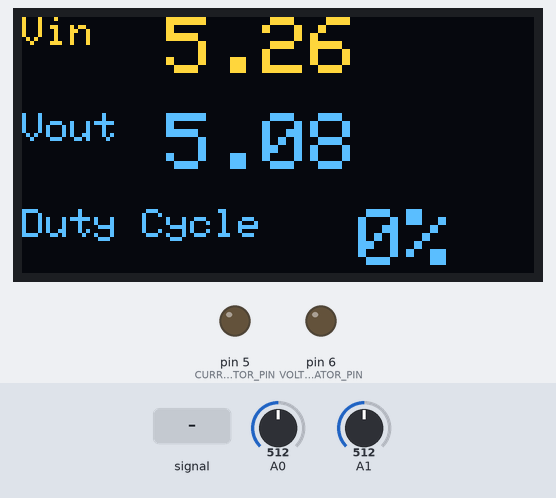
This sketch was run on a simulated Arduino Uno, built with avr-gcc and run on an emulated ATmega328P. Shown: 128×64 one-colour display, output pins drawn as LEDs (lit = HIGH). The test bench sets the inputs (shaded band); at power-on: A0 = 512, A1 = 512. The OLED is the two-colour kind (top 16 rows yellow); what the sketch prints to the serial monitor is not drawn.

Above: at 1.2 s.
1.3 s: A0 fed a 200 Hz sine of ±255 counts around its level
At 1.52 s:
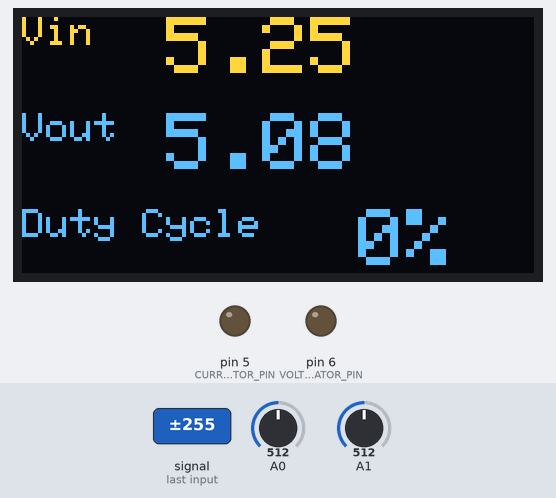
3.3 s: A0 set to 716
At 3.7 s:
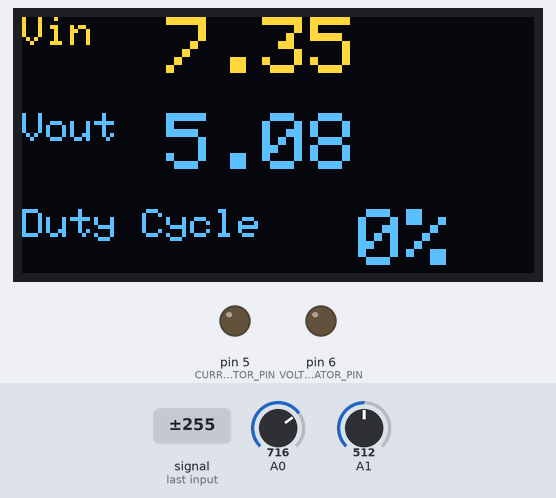
4.9 s: A1 set to 122
At 5.7 s:
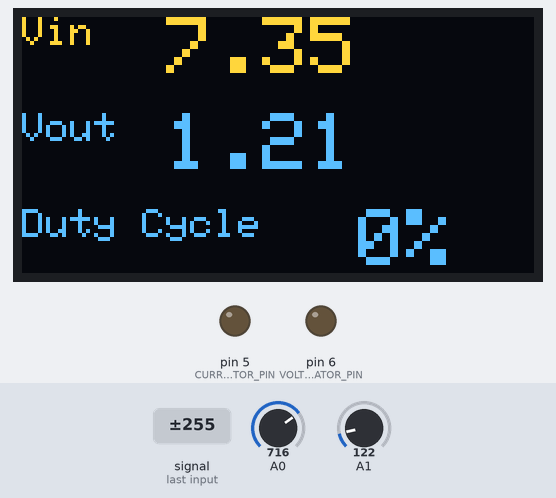
6.5 s: A0 set to 1023
At 7.7 s:
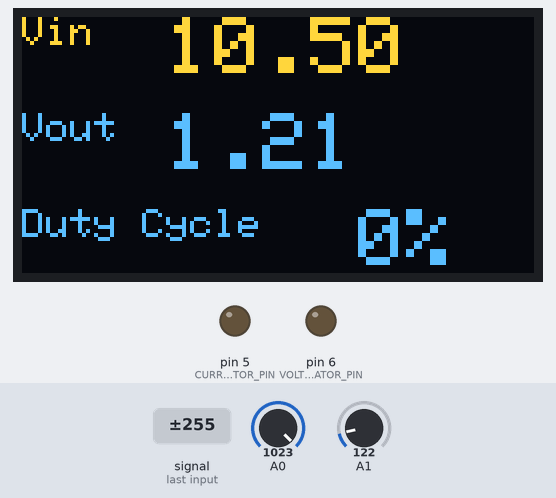
8.1 s: A1 set to 38
At 8.6 s:
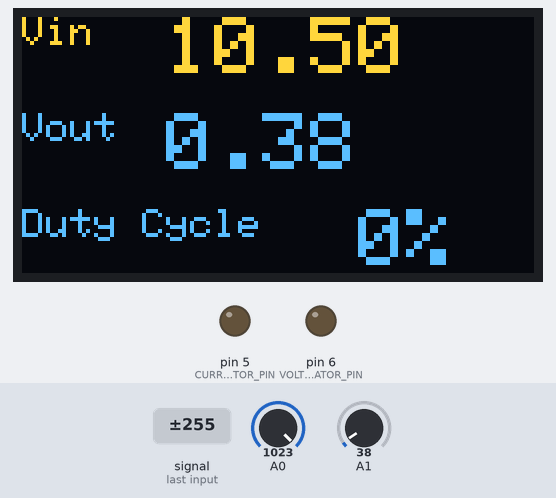
9.7 s: A1 set to 36
At 10.7 s:
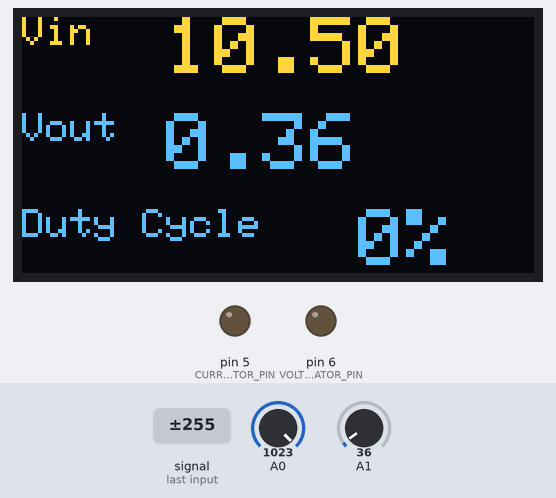
Timing chart, 0 to 12.3 s (numbered marks = the images above; inputs shaded):
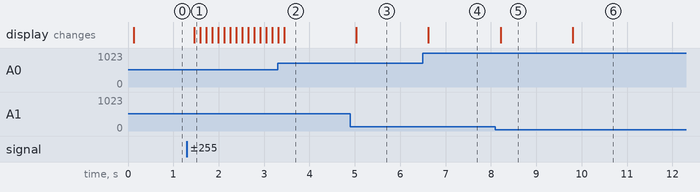

The sketch:

lab-power-supply.ino
```cpp
#include <util/delay.h>
#include <avr/interrupt.h>
#include <ArduinoJson.h>
#include "./display.h"
#include "./adc.h"
#include "./pwm.h"
#include "./buttons.h"
#include "./utility.h"
#include "./json.h"


// Voltage at VREF (meassured by DMM)
const float VREF = 5.10;

float vin = 0.00;
float vout = 0.00;
// resistor divider at vin adc
const float VIN_R1 = 99.6e3;
const float VIN_R2 = 94.6e3;
const float VIN_FACTOR = (VIN_R2 / (VIN_R1 + VIN_R2));

const float VOUT_R1 = 98.6e3;
const float VOUT_R2 = 100.2e3;
const float VOUT_FACTOR = (VOUT_R2 / (VOUT_R1 + VOUT_R2));

const uint8_t VOLTAGE_REGULATOR_PIN = 6;
const uint8_t CURRENT_REGULATOR_PIN = 5;

String incommingData;
StaticJsonDocument<48> incommingJson;


void setup()
{
	Serial.begin(9600);

	buttons_setup();
	display_setup();
	adc_setup();
	pwm_setup();
	pwm_set_duty_cycle(VOLTAGE_REGULATOR_PIN, 0);
	pwm_set_duty_cycle(CURRENT_REGULATOR_PIN, 0);
	pwm_start();
	// attachInterrupt(digitalPinToInterrupt(2), decrease_pwm, HIGH);
	// attachInterrupt(digitalPinToInterrupt(3), increase_pwm, HIGH);
 }

void loop(void)
{
	// read ADC
	vin = ((1.0 / VIN_FACTOR) * (adc_read(A0, VREF)));
	delay(10);
	vout = ((1.0 / VOUT_FACTOR) * (adc_read(A1, VREF)));

	// generate PWM
	pwm_set_duty_cycle(VOLTAGE_REGULATOR_PIN ,voltage_duty_cycle);
	pwm_set_duty_cycle(CURRENT_REGULATOR_PIN ,current_duty_cycle);

	// display stuff
	display_update(vin, vout, voltage_duty_cycle);


	// send json data over serial port
	sendData(vin, vout, voltage_duty_cycle, current_duty_cycle, "\r\n");

	// read json data over serial port
	if (Serial.available() > 0) {
		incommingData = Serial.read();

		Serial.println(incommingData);

		// incommingJson = deserialize(incommingData);
		// if (incommingData["dutyCycle"]) {
		// 	duty_cycle = (u8) incommingData["dutyCycle"];
		// }
	}
}
```

adc.cpp
```cpp
#include "Arduino.h"

void adc_setup(void)
{
	analogReference(EXTERNAL);

	pinMode(A0, INPUT);
	pinMode(A1, INPUT);

	ADCSRA |= (1 << ADPS1 | 1 << ADPS0); // prescaler of 8
}

float adc_read(uint8_t adc, float vref)
{
	float sum = 0.0;

	for (int i = 0; i <= 255; i += 1)
	{
		sum += (analogRead(adc) / 1024.00) * vref;
	}

	return sum / 255.00;
}
```

adc.h
```cpp
void adc_setup(void);
float adc_read(uint8_t adc, float vref);
```

buttons.cpp
```cpp
#include "Arduino.h"

void buttons_setup(void)
{
	// set pin D2 and D3 as input (they are on port D)
	DDRD &= ~(1 << PD2 | 1 << PD3);
	// enable internal pull-up resistors
	PORTD |= (1 << PD2 | 1 << PD3);
}
```

buttons.h
```cpp
void buttons_setup(void);
```

display.cpp
```cpp
#include "OakOLED.h"
#include "utility.h"

OakOLED oled;

void display_setup(void)
{
	oled.begin();
	oled.setTextColor(1);
}

void display_update(float vin, float vout, short int duty_cycle)
{
	oled.clearDisplay();
	oled.setCursor(0, 0);

	oled.setTextSize(1);
	oled.print("Vin   ");
	oled.setTextSize(2);
	oled.println(vin);
	oled.setTextSize(1);
	oled.println();

	oled.setTextSize(1);
	oled.print("Vout  ");
	oled.setTextSize(2);
	oled.println(vout);
	oled.setTextSize(1);
	oled.println();

	oled.setTextSize(1);
	oled.print("Duty Cycle    ");
	oled.setTextSize(2);
	oled.print(duty_cycle_to_percent(duty_cycle));
	oled.println("%");

	oled.display();
}
```

display.h
```cpp
#include "Wire.h"
#include "Adafruit_GFX.h"


void display_setup(void);
void display_update(float vin, float vout, short int duty_cycle);
```

json.cpp
```cpp
#include "json.h"
#include "utility.h"

void sendData(float vin, float vout, short int voltage_duty_cycle, short int current_duty_cycle, String delimiter)
{
	StaticJsonDocument<48> jsonDocument;
	jsonDocument["ADC"]["vin"] = vin;
	jsonDocument["ADC"]["vout"] = vout;
	jsonDocument["PWM"]["dutyCycle"]["voltage"] = duty_cycle_to_percent(voltage_duty_cycle);
	jsonDocument["PWM"]["dutyCycle"]["current"] = duty_cycle_to_percent(current_duty_cycle);

	serializeJson(jsonDocument, Serial);
	Serial.println(delimiter);
}

StaticJsonDocument<48> deserialize(String data)
{
	StaticJsonDocument<48> jsonDocument;
	DeserializationError err = deserializeJson(jsonDocument, data);

	if (err == DeserializationError::IncompleteInput) {
		jsonDocument["error"] = "IncompleteInput";
	}
	if (err == DeserializationError::InvalidInput)
	{
		jsonDocument["error"] = "InvalidInput";
	}
	if (err == DeserializationError::NoMemory)
	{
		jsonDocument["error"] = "NoMemory";
	}
	if (err == DeserializationError::NotSupported)
	{
		jsonDocument["error"] = "NotSupported";
	}
	if (err == DeserializationError::TooDeep)
	{
		jsonDocument["error"] = "TooDeep";
	}

	return jsonDocument;
}
```

json.h
```cpp
#include <ArduinoJson.h>

void sendData(float vin, float vout, short int voltage_duty_cylce, short int current_duty_cylce, String delimiter);
StaticJsonDocument<48> deserialize(String data);
```

pwm.cpp
```cpp
#include "Arduino.h"
#include "stdint.h"

const uint8_t DUTY_CYCLE_MIN = 0;
const uint8_t DUTY_CYCLE_MAX = 255;

void pwm_setup(void)
{
	// Output on digital port 5 and 6
	DDRD |= (1 << DDD6) | (1 << DDD5);
	// These bits control the output compare pin(OC0A) behavior and  pin (OC0B) behavior
	TCCR0A |= (1 << COM0A1) | (1 << COM0B1);

	// WGM01:0: Waveform Generation Mode
	TCCR0A |= (1 << WGM01) | (1 << WGM00);

	// Set initial value to  output compare registers, this is the duty cycle value 8bit
	OCR0A = 0;
	OCR0B = 0;
	// TIMSK0 &= (1 << OCIE0A | 1 << TOIE0);
}

void pwm_start(void)
{
	// 62500Hz
	TCCR0B = TCCR0B & (0b11111000 | 0b00000001);
}

void pwm_set_duty_cycle(uint8_t pin, uint8_t duty_cycle)
{
	if (pin == 6) {
		OCR0A = duty_cycle;
		return;
	}
	if (pin == 5) {
		OCR0B = duty_cycle;
		return;
	}
}

void decrease_pwm(uint8_t pin)
{
	uint8_t register_value;

	if (pin == 6) {
		// read in value from Output Compare Register A
		register_value = OCR0A;
		// dont go bellow zero
		if (register_value == DUTY_CYCLE_MIN)
		{
			return;
		}
		OCR0A = register_value - 1;
		return;
	}

	if (pin == 5) {
		register_value = OCR0B;
		if (register_value == DUTY_CYCLE_MIN)
		{
			return;
		}
		OCR0B = register_value - 1;
		return;
	}
}

void increase_pwm(uint8_t pin)
{
	uint8_t register_value;

	if (pin == 6)
	{
		// read in value from Output Compare Register A
		register_value = OCR0A;
		// dont go bellow zero
		if (register_value == DUTY_CYCLE_MAX)
		{
			return;
		}
		OCR0A = register_value + 1;
		return;
	}

	if (pin == 5)
	{
		register_value = OCR0B;
		if (register_value == DUTY_CYCLE_MAX)
		{
			return;
		}
		OCR0B = register_value + 1;
		return;
	}
}
```

pwm.h
```cpp
volatile uint8_t voltage_duty_cycle = 0;
volatile uint8_t current_duty_cycle = 0;
// duty cycle clamps

void pwm_setup(void);
void pwm_set_duty_cycle(uint8_t pin, uint8_t duty_cycle);
void pwm_start(void);
void increase_pwm(uint8_t pin);
void decrease_pwm(uint8_t pin);
```

utility.cpp
```cpp
#include "stdint.h"

uint8_t duty_cycle_to_percent(uint8_t duty_cycle)
{
	if (duty_cycle == 0)
	{
		return 0;
	}
	else if (duty_cycle == 255)
	{
		return 100;
	}
	else
	{
		return (uint8_t)(((float)duty_cycle / 255) * 100);
	}
}

float adc_to_float(uint16_t value)
{
	return (float)(((float)value / 1024.00) * 5.00);
}

float voltage_divider(int r1, int r2)
{
	return r1 / (r1 + r2);
}
```

utility.h
```cpp
#include "stdint.h"

uint8_t duty_cycle_to_percent(uint8_t duty_cylce);
float adc_to_float(uint16_t value);
float voltage_divider(int r1, int r2);
```

Measured:
- after the input at 1.3 s, the display: changes after 0.16 s (image 1)
- after the input at 4.9 s, the display: changes after 0.13 s (image 3)
- after the input at 6.5 s, the display: changes after 0.12 s (image 4)
- after the input at 8.1 s, the display: changes after 0.11 s (image 5)
- after the input at 9.7 s, the display: changes after 0.11 s (image 6)
